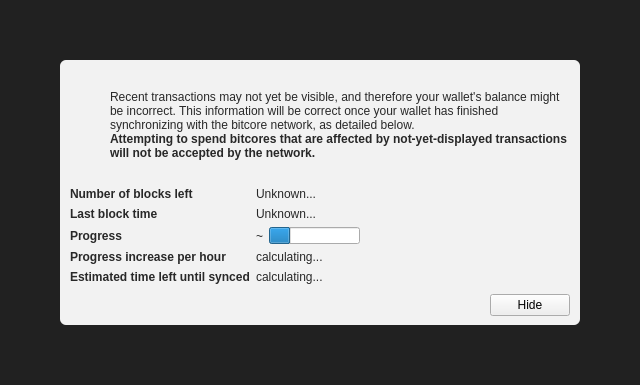
<?xml version="1.0" encoding="UTF-8"?>
<ui version="4.0">
 <class>ModalOverlay</class>
 <widget class="ModalOverlay" name="ModalOverlay">
  <property name="geometry">
   <rect>
    <x>0</x>
    <y>0</y>
    <width>640</width>
    <height>385</height>
   </rect>
  </property>
  <property name="windowTitle">
   <string>Form</string>
  </property>
  <layout class="QVBoxLayout" name="verticalLayout" stretch="0">
   <property name="sizeConstraint">
    <enum>QLayout::SetDefaultConstraint</enum>
   </property>
   <property name="leftMargin">
    <number>0</number>
   </property>
   <property name="topMargin">
    <number>0</number>
   </property>
   <property name="rightMargin">
    <number>0</number>
   </property>
   <property name="bottomMargin">
    <number>0</number>
   </property>
   <item>
    <widget class="QWidget" name="bgWidget" native="true">
     <property name="styleSheet">
      <string notr="true">#bgWidget { background: rgba(0,0,0,220); }</string>
     </property>
     <layout class="QVBoxLayout" name="verticalLayoutMain" stretch="1">
      <property name="leftMargin">
       <number>60</number>
      </property>
      <property name="topMargin">
       <number>60</number>
      </property>
      <property name="rightMargin">
       <number>60</number>
      </property>
      <property name="bottomMargin">
       <number>60</number>
      </property>
      <item>
       <widget class="QWidget" name="contentWidget" native="true">
        <property name="styleSheet">
         <string notr="true">#contentWidget { background: rgba(255,255,255,240); border-radius: 6px; }

QLabel { color: rgb(40,40,40);  }</string>
        </property>
        <layout class="QVBoxLayout" name="verticalLayoutSub" stretch="1,0,0,0">
         <property name="spacing">
          <number>0</number>
         </property>
         <property name="leftMargin">
          <number>10</number>
         </property>
         <property name="topMargin">
          <number>10</number>
         </property>
         <property name="rightMargin">
          <number>10</number>
         </property>
         <property name="bottomMargin">
          <number>10</number>
         </property>
         <item>
          <layout class="QHBoxLayout" name="horizontalLayoutIconText" stretch="0,1">
           <property name="topMargin">
            <number>20</number>
           </property>
           <item>
            <layout class="QVBoxLayout" name="verticalLayoutIcon">
             <property name="leftMargin">
              <number>0</number>
             </property>
             <item>
              <widget class="QPushButton" name="warningIcon">
               <property name="enabled">
                <bool>false</bool>
               </property>
               <property name="text">
                <string/>
               </property>
               <property name="icon">
                <iconset>
                 <normaloff>:/icons/warning</normaloff>
                 <disabledoff>:/icons/warning</disabledoff>:/icons/warning</iconset>
               </property>
               <property name="iconSize">
                <size>
                 <width>48</width>
                 <height>48</height>
                </size>
               </property>
               <property name="flat">
                <bool>true</bool>
               </property>
              </widget>
             </item>
             <item>
              <spacer name="verticalSpacerWarningIcon">
               <property name="orientation">
                <enum>Qt::Vertical</enum>
               </property>
               <property name="sizeHint" stdset="0">
                <size>
                 <width>20</width>
                 <height>40</height>
                </size>
               </property>
              </spacer>
             </item>
            </layout>
           </item>
           <item>
            <layout class="QVBoxLayout" name="verticalLayoutInfoText">
             <property name="leftMargin">
              <number>0</number>
             </property>
             <property name="topMargin">
              <number>0</number>
             </property>
             <item>
              <widget class="QLabel" name="infoText">
               <property name="text">
                <string>Recent transactions may not yet be visible, and therefore your wallet's balance might be incorrect. This information will be correct once your wallet has finished synchronizing with the bitcore network, as detailed below.</string>
               </property>
               <property name="textFormat">
                <enum>Qt::RichText</enum>
               </property>
               <property name="wordWrap">
                <bool>true</bool>
               </property>
              </widget>
             </item>
             <item>
              <widget class="QLabel" name="infoTextStrong">
               <property name="font">
                <font>
                 <weight>75</weight>
                 <bold>true</bold>
                </font>
               </property>
               <property name="text">
                <string>Attempting to spend bitcores that are affected by not-yet-displayed transactions will not be accepted by the network.</string>
               </property>
               <property name="textFormat">
                <enum>Qt::RichText</enum>
               </property>
               <property name="wordWrap">
                <bool>true</bool>
               </property>
              </widget>
             </item>
             <item>
              <spacer name="verticalSpacerInTextSpace">
               <property name="orientation">
                <enum>Qt::Vertical</enum>
               </property>
               <property name="sizeHint" stdset="0">
                <size>
                 <width>20</width>
                 <height>40</height>
                </size>
               </property>
              </spacer>
             </item>
            </layout>
           </item>
          </layout>
         </item>
         <item>
          <spacer name="verticalSpacerAfterText">
           <property name="orientation">
            <enum>Qt::Vertical</enum>
           </property>
           <property name="sizeHint" stdset="0">
            <size>
             <width>20</width>
             <height>40</height>
            </size>
           </property>
          </spacer>
         </item>
         <item>
          <layout class="QFormLayout" name="formLayout">
           <property name="fieldGrowthPolicy">
            <enum>QFormLayout::FieldsStayAtSizeHint</enum>
           </property>
           <property name="horizontalSpacing">
            <number>6</number>
           </property>
           <property name="verticalSpacing">
            <number>6</number>
           </property>
           <property name="topMargin">
            <number>10</number>
           </property>
           <item row="0" column="0">
            <widget class="QLabel" name="labelNumberOfBlocksLeft">
             <property name="font">
              <font>
               <weight>75</weight>
               <bold>true</bold>
              </font>
             </property>
             <property name="text">
              <string>Number of blocks left</string>
             </property>
            </widget>
           </item>
           <item row="0" column="1">
            <widget class="QLabel" name="numberOfBlocksLeft">
             <property name="text">
              <string>Unknown...</string>
             </property>
            </widget>
           </item>
           <item row="1" column="0">
            <widget class="QLabel" name="labelLastBlockTime">
             <property name="font">
              <font>
               <weight>75</weight>
               <bold>true</bold>
              </font>
             </property>
             <property name="text">
              <string>Last block time</string>
             </property>
            </widget>
           </item>
           <item row="1" column="1">
            <widget class="QLabel" name="newestBlockDate">
             <property name="sizePolicy">
              <sizepolicy hsizetype="Maximum" vsizetype="Preferred">
               <horstretch>0</horstretch>
               <verstretch>0</verstretch>
              </sizepolicy>
             </property>
             <property name="text">
              <string>Unknown...</string>
             </property>
            </widget>
           </item>
           <item row="2" column="0">
            <widget class="QLabel" name="labelSyncDone">
             <property name="font">
              <font>
               <weight>75</weight>
               <bold>true</bold>
              </font>
             </property>
             <property name="text">
              <string>Progress</string>
             </property>
            </widget>
           </item>
           <item row="2" column="1">
            <layout class="QHBoxLayout" name="horizontalLayoutSync" stretch="0,1">
             <item>
              <widget class="QLabel" name="percentageProgress">
               <property name="text">
                <string notr="true">~</string>
               </property>
              </widget>
             </item>
             <item>
              <widget class="QProgressBar" name="progressBar">
               <property name="value">
                <number>24</number>
               </property>
               <property name="format">
                <string/>
               </property>
              </widget>
             </item>
            </layout>
           </item>
           <item row="4" column="0">
            <widget class="QLabel" name="labelProgressIncrease">
             <property name="font">
              <font>
               <weight>75</weight>
               <bold>true</bold>
              </font>
             </property>
             <property name="text">
              <string>Progress increase per hour</string>
             </property>
            </widget>
           </item>
           <item row="4" column="1">
            <widget class="QLabel" name="progressIncreasePerH">
             <property name="text">
              <string>calculating...</string>
             </property>
            </widget>
           </item>
           <item row="5" column="0">
            <widget class="QLabel" name="labelEstimatedTimeLeft">
             <property name="font">
              <font>
               <weight>75</weight>
               <bold>true</bold>
              </font>
             </property>
             <property name="text">
              <string>Estimated time left until synced</string>
             </property>
            </widget>
           </item>
           <item row="5" column="1">
            <widget class="QLabel" name="expectedTimeLeft">
             <property name="text">
              <string>calculating...</string>
             </property>
            </widget>
           </item>
          </layout>
         </item>
         <item>
          <layout class="QHBoxLayout" name="horizontalLayoutButtons">
           <property name="leftMargin">
            <number>10</number>
           </property>
           <property name="topMargin">
            <number>10</number>
           </property>
           <item>
            <spacer name="horizontalSpacer">
             <property name="orientation">
              <enum>Qt::Horizontal</enum>
             </property>
             <property name="sizeHint" stdset="0">
              <size>
               <width>40</width>
               <height>20</height>
              </size>
             </property>
            </spacer>
           </item>
           <item>
            <widget class="QPushButton" name="closeButton">
             <property name="text">
              <string>Hide</string>
             </property>
            </widget>
           </item>
          </layout>
         </item>
        </layout>
       </widget>
      </item>
     </layout>
    </widget>
   </item>
  </layout>
 </widget>
 <customwidgets>
  <customwidget>
   <class>ModalOverlay</class>
   <extends>QWidget</extends>
   <header>modaloverlay.h</header>
   <container>1</container>
  </customwidget>
 </customwidgets>
 <resources/>
 <connections/>
</ui>
